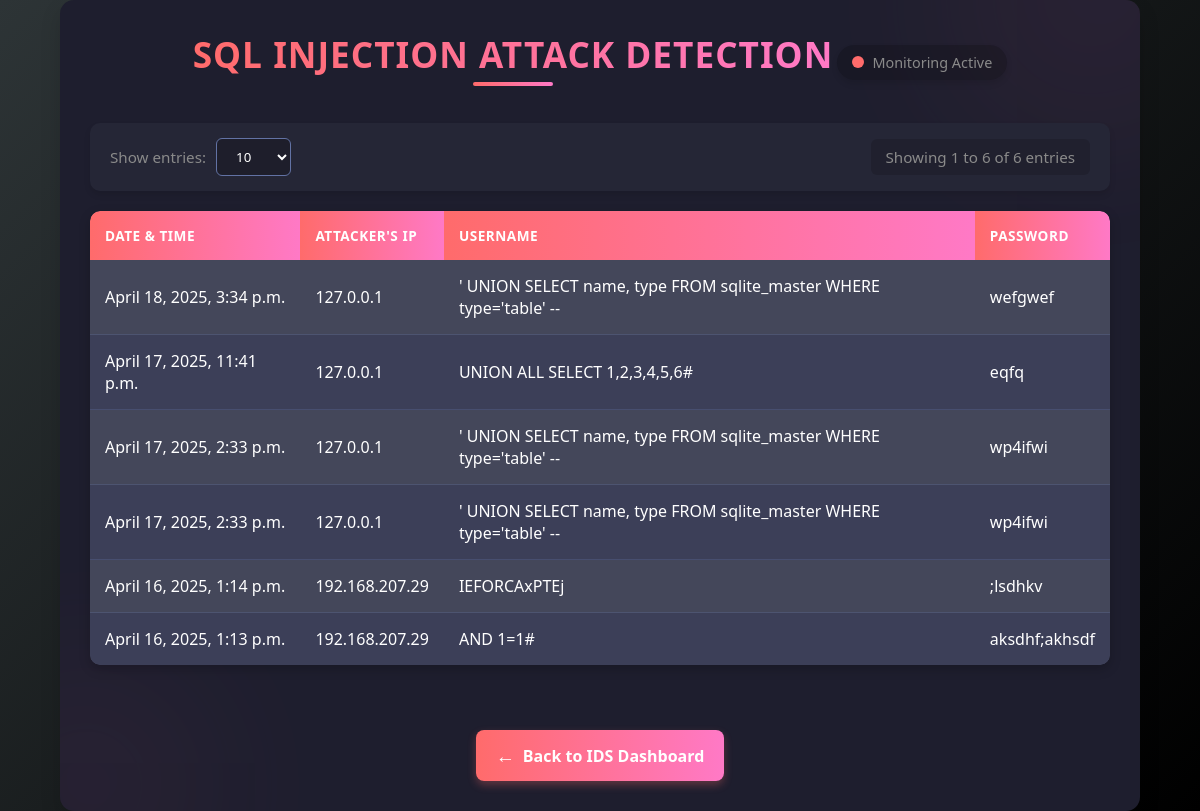
The app's page /sql-injection/ (signed in) with its own data.
### IDS/models.py (models this page shows, shortened)
class SQLInjectionDetection(models.Model):
    Detection_date_and_time = models.DateTimeField(default=now)
    Attackers_IP = models.CharField(max_length=50)
    attempted_username = models.CharField(max_length=255, default="blank")
    attempted_password = models.CharField(max_length=255, default="blank")

### IDS/views.py (the view)
# urls.py: path('sql-injection/', views.sql_injection_view, name='sql_injection'),
@login_required
def sql_injection_view(request):
    attempts = SQLInjectionDetection.objects.all().order_by("-Detection_date_and_time")
    return render(request, "sql-injection.html", {"attempts": attempts})

### IDS/views.py (called while the page is built)
def get_client_ip(request): #GET IPS OF CLIENTS OR HACKERS
    x_forwarded_for = request.META.get("HTTP_X_FORWARDED_FOR")
    if x_forwarded_for:
        return x_forwarded_for.split(",")[0]
    return request.META.get("REMOTE_ADDR")

### IDS/templates/sql-injection.html (shortened to what this page needs)
<!DOCTYPE html>
<html lang="en">
<head>
</head>
<body>
    <div class="container">
        <div class="decoration decoration-1"></div>
        <div class="decoration decoration-2"></div>
        <div class="header">
            <h1>SQL Injection Attack Detection</h1>
            <div class="status-indicator">
                <div class="status-dot"></div>
                <span class="status-text">Monitoring Active</span>
            </div>
        </div>
        <div class="pagination-container">
            <div class="entries-selector">
                <label for="rowsPerPageSelect">Show entries:</label>
                <select id="rowsPerPageSelect">
                    <option value="10" selected>10</option>
                </select>
            </div>
            <div class="pagination-info">Showing 0 to 0 of 0 entries</div>
        </div>
        <div class="table-container">
            <table>
                <thead>
                    <tr>
                        <th>Date & Time</th>
                        <th>Attacker's IP</th>
                        <th>Username</th>
                        <th>Password</th>
                    </tr>
                </thead>
                <tbody>
                    {% for attempt in attempts %}
                    <tr>
                        <td>{{ attempt.Detection_date_and_time }}</td>
                        <td>{{ attempt.Attackers_IP }}</td>
                        <td>{{ attempt.attempted_username }}</td>
                        <td>{{ attempt.attempted_password }}</td>
                    </tr>
                    {% empty %}
                    <tr>
                        <td colspan="4">No SQL injection attempts detected</td>
                    </tr>
                    {% endfor %}
                </tbody>
            </table>
        </div>
        <a href="/" class="back-btn">
            <span class="back-icon">&#8592;</span>
            Back to IDS Dashboard
        </a>
    </div>
</body>
</html>

### IDS/templates/sql-injection.html (style rules this page uses)
:root { --primary-color: #ff6b6b; --accent-color: #ff79c6; --dark-bg: #1e1e2e; --card-bg: #252636; --table-bg: #44475a; --table-alt-bg: #3c3f58; --text-color: #fff; --text-secondary: #8a8a8a; --border-color: #6272a4; --border-radius: 14px; --box-shadow: 0 10px 20px rgba(0, 0, 0, 0.15); }
* { margin: 0; padding: 0; box-sizing: border-box; font-family: 'Segoe UI', Tahoma, Geneva, Verdana, sans-serif; }
body { background: linear-gradient(135deg, #2d3436 0%, #000000 100%); color: var(--text-color); margin: 0; padding: 0; display: flex; justify-content: center; align-items: center; min-height: 100vh; overflow-x: hidden; }
.container { background: var(--dark-bg); padding: 30px; border-radius: var(--border-radius); box-shadow: var(--box-shadow); width: 90%; max-width: 1200px; text-align: center; position: relative; overflow: hidden; z-index: 1; }
.header { margin-bottom: 30px; position: relative; }
h1 { font-size: 2.2rem; font-weight: 700; margin-bottom: 15px; background: linear-gradient(90deg, var(--primary-color), var(--accent-color)); -webkit-background-clip: text; background-clip: text; -webkit-text-fill-color: transparent; text-transform: uppercase; letter-spacing: 1px; position: relative; display: inline-block; }
h1::after { content: ''; position: absolute; bottom: -8px; left: 50%; transform: translateX(-50%); width: 80px; height: 4px; background: linear-gradient(90deg, var(--primary-color), var(--accent-color)); border-radius: 2px; }
.status-indicator { display: inline-flex; align-items: center; background: rgba(0, 0, 0, 0.2); padding: 8px 15px; border-radius: 50px; margin-top: 5px; box-shadow: 0 4px 6px rgba(0, 0, 0, 0.1); }
.status-dot { width: 12px; height: 12px; background-color: var(--primary-color); border-radius: 50%; margin-right: 8px; position: relative; animation: pulse 2s infinite; }
.status-text { font-size: 0.9rem; color: var(--text-secondary); }
.pagination-container { margin: 25px 0 15px; display: flex; justify-content: space-between; align-items: center; flex-wrap: wrap; gap: 15px; background: var(--card-bg); padding: 15px 20px; border-radius: 10px; box-shadow: 0 4px 6px rgba(0, 0, 0, 0.1); }
.entries-selector { display: flex; align-items: center; gap: 10px; }
.entries-selector label { color: var(--text-secondary); font-size: 0.95rem; }
select { padding: 8px 15px; background: rgba(0, 0, 0, 0.2); color: var(--text-color); border: 1px solid var(--border-color); border-radius: 6px; outline: none; cursor: pointer; transition: all 0.3s ease; }
.pagination-info { color: var(--text-secondary); font-size: 0.95rem; background: rgba(0, 0, 0, 0.15); padding: 8px 15px; border-radius: 6px; }
.table-container { width: 100%; overflow-x: auto; border-radius: 10px; box-shadow: 0 4px 12px rgba(0, 0, 0, 0.2); margin: 20px 0; }
table { width: 100%; border-collapse: separate; border-spacing: 0; background: var(--table-bg); color: var(--text-color); border-radius: 10px; overflow: hidden; }
th, td { padding: 15px; text-align: left; }
th { background: linear-gradient(90deg, var(--primary-color), var(--accent-color)); color: white; font-weight: 600; text-transform: uppercase; font-size: 0.85rem; letter-spacing: 0.5px; position: relative; }
td { border-bottom: 1px solid rgba(98, 114, 164, 0.3); }
tr:nth-child(even) { background: var(--table-alt-bg); }
tr:last-child td { border-bottom: none; }
.back-btn { display: inline-flex; align-items: center; gap: 8px; margin-top: 15px; padding: 12px 20px; background: linear-gradient(90deg, var(--primary-color), var(--accent-color)); color: white; border-radius: 8px; text-decoration: none; font-weight: 600; transition: all 0.3s ease; box-shadow: 0 4px 8px rgba(255, 107, 107, 0.3); }
.back-icon { font-size: 1.2rem; }
.decoration { position: absolute; border-radius: 50%; background: linear-gradient(45deg, var(--primary-color), var(--accent-color)); opacity: 0.05; filter: blur(80px); z-index: -1; }
.decoration-1 { width: 300px; height: 300px; top: -150px; right: -100px; }
.decoration-2 { width: 250px; height: 250px; bottom: -100px; left: -100px; }

### records on screen
SQLInjectionDetection: Detection_date_and_time "April 18, 2025, 3:34 p.m.", Attackers_IP "127.0.0.1", attempted_username "' UNION SELECT name, type FROM sqlite_master WHERE type='table' --", attempted_password "wefgwef"
SQLInjectionDetection: Detection_date_and_time "April 17, 2025, 11:41 p.m.", Attackers_IP "127.0.0.1", attempted_username "UNION ALL SELECT 1,2,3,4,5,6#", attempted_password "eqfq"
SQLInjectionDetection: Detection_date_and_time "April 17, 2025, 2:33 p.m.", Attackers_IP "127.0.0.1", attempted_username "' UNION SELECT name, type FROM sqlite_master WHERE type='table' --", attempted_password "wp4ifwi"
SQLInjectionDetection: Detection_date_and_time "April 17, 2025, 2:33 p.m.", Attackers_IP "127.0.0.1", attempted_username "' UNION SELECT name, type FROM sqlite_master WHERE type='table' --", attempted_password "wp4ifwi"
SQLInjectionDetection: Detection_date_and_time "April 16, 2025, 1:14 p.m.", Attackers_IP "192.168.207.29", attempted_username "IEFORCAxPTEj", attempted_password ";lsdhkv"
SQLInjectionDetection: Detection_date_and_time "April 16, 2025, 1:13 p.m.", Attackers_IP "192.168.207.29", attempted_username "AND 1=1#", attempted_password "aksdhf;akhsdf"
